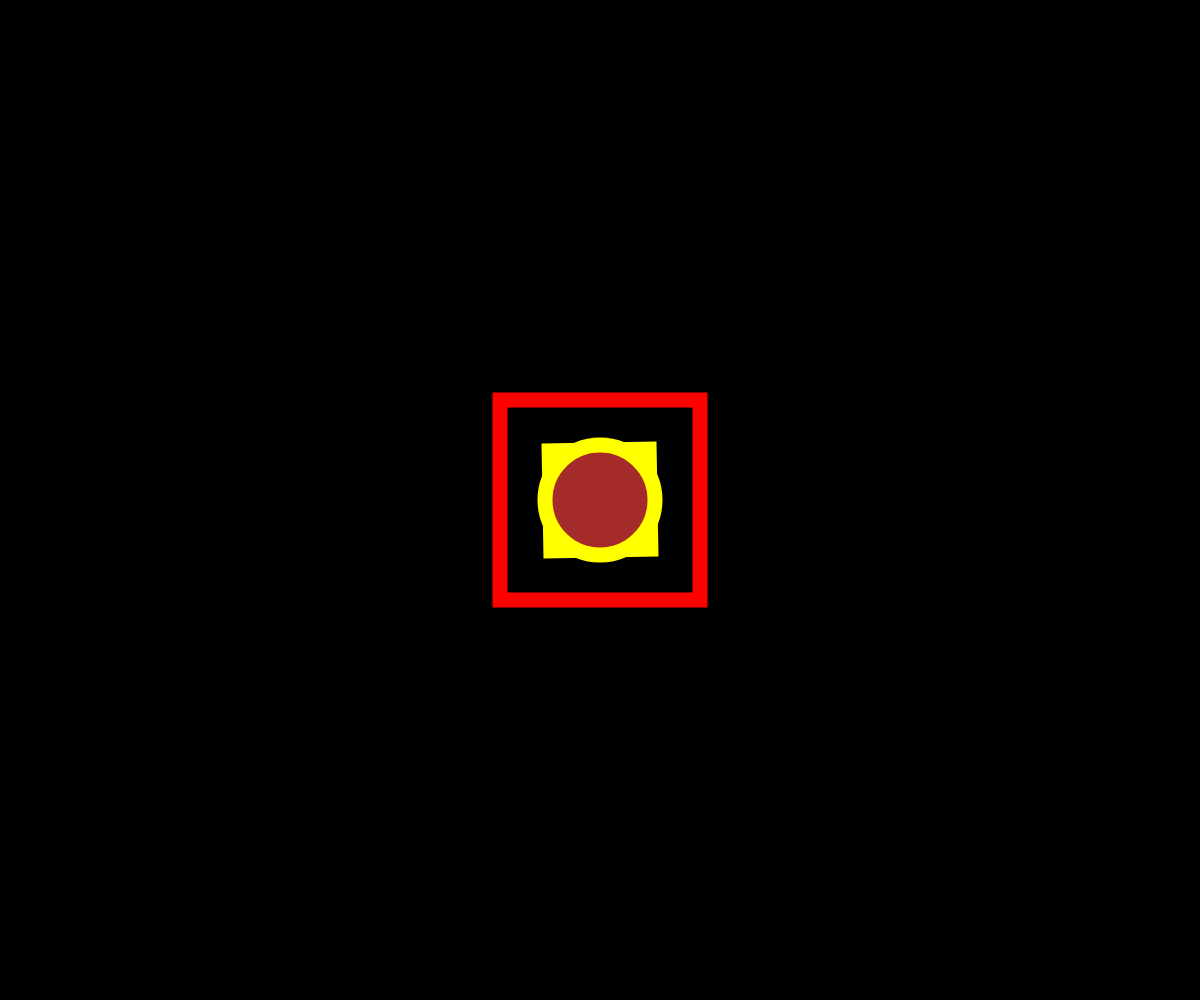
Frame 1 (no input)
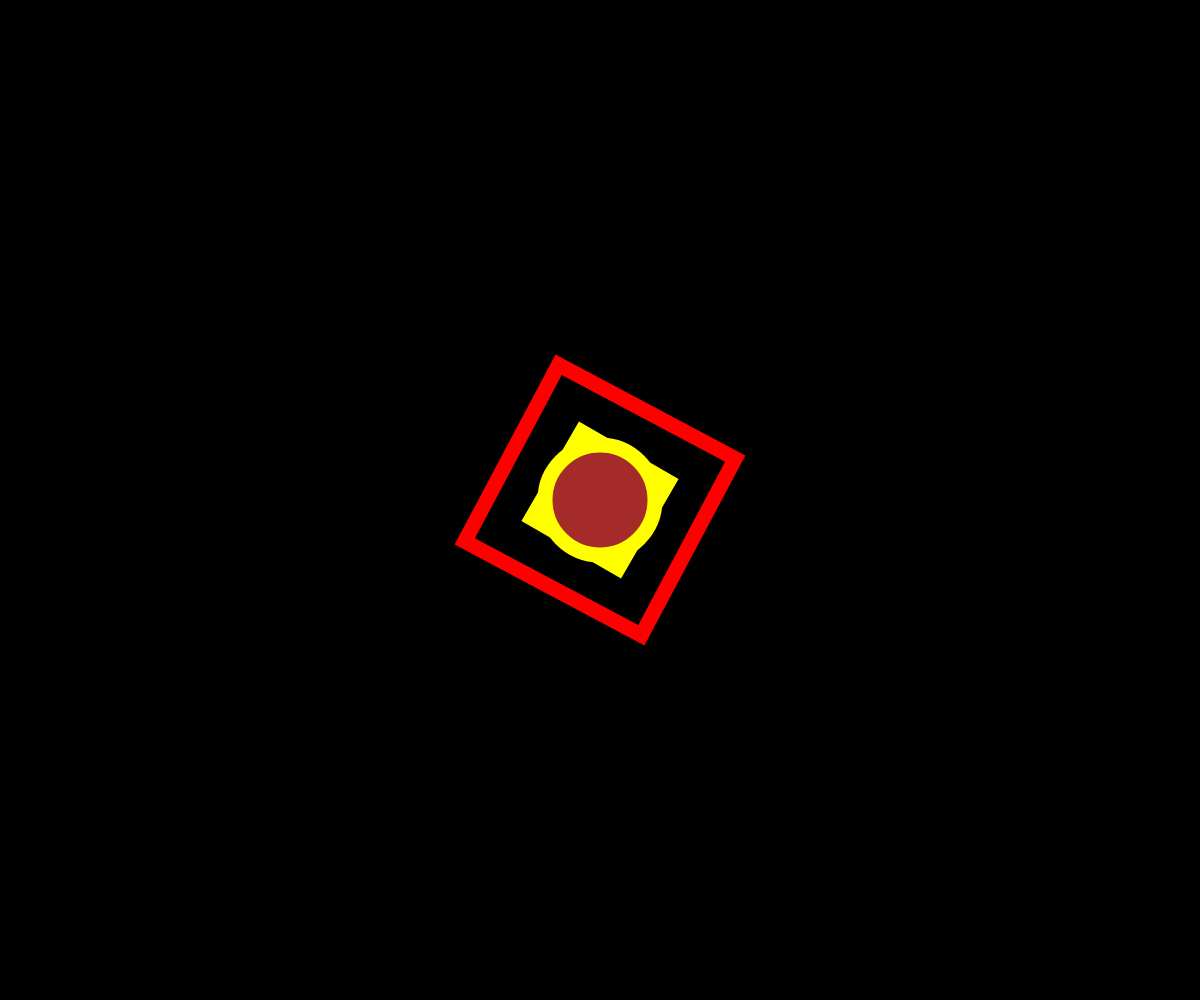
Frame 60 (no input)
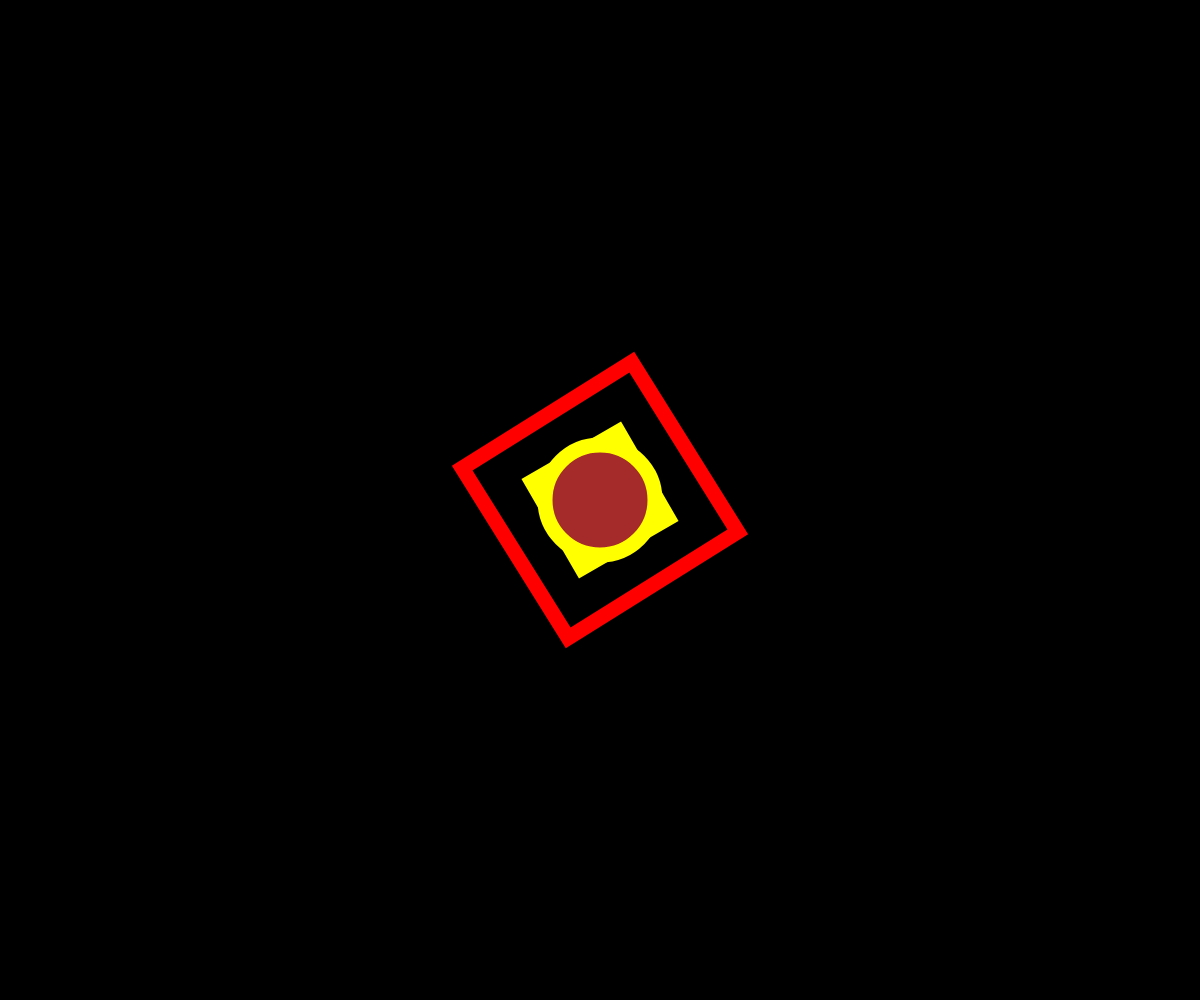
Frame 120 (the mouse pressed at the canvas centre since frame 60)

The p5.js sketch that drew these frames (run headless with seeded random() and noise() and a simulated clock; from frame 60 on, the mouse is pressed at the canvas centre):

// p5.js sketch
// ── sketch.js

let angle; 
let rotSpeed;

function setup() {
  // Create a canvas that fills the entire browser window
  createCanvas(windowWidth, windowHeight);

angleMode(DEGREES);
rectMode(CENTER); 

angle = 0;
rotSpeed = 2;

}

function draw() {
  // Set background to black
  background(0);
 
  // red squares
  noFill();
  strokeWeight(15);
  stroke('red');
  
  push();
  translate(width/2, height/2);
  rotate(angle);
  rect(0, 0, 200, 200);
  pop();



  angle += rotSpeed;

  //yellow squares
  noFill();
  strokeWeight(15);
  stroke('yellow');

  push();
  translate(width/2, height/2);
  rotate(-angle/2);
  rect(0, 0, 100, 100);
  pop();


  //flower circle
  fill('brown');
  circle(width/2, height/2, 110, 110);


}
